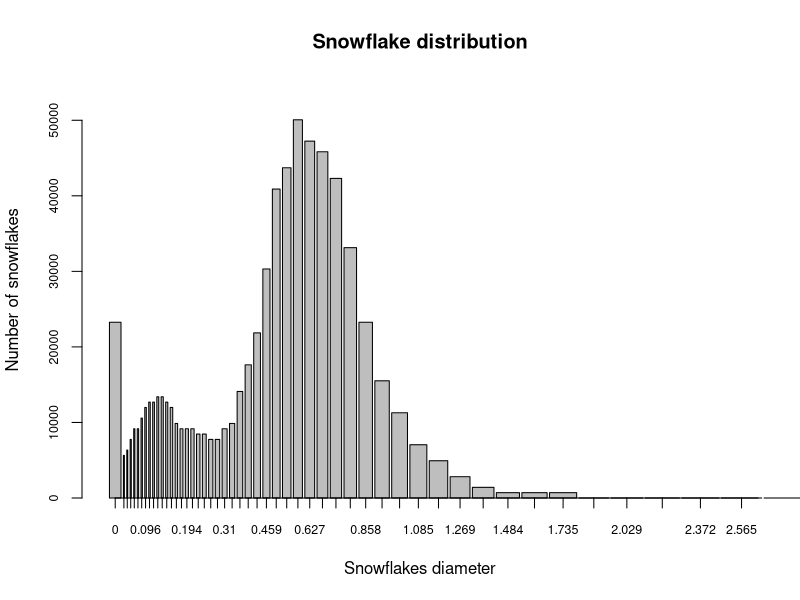
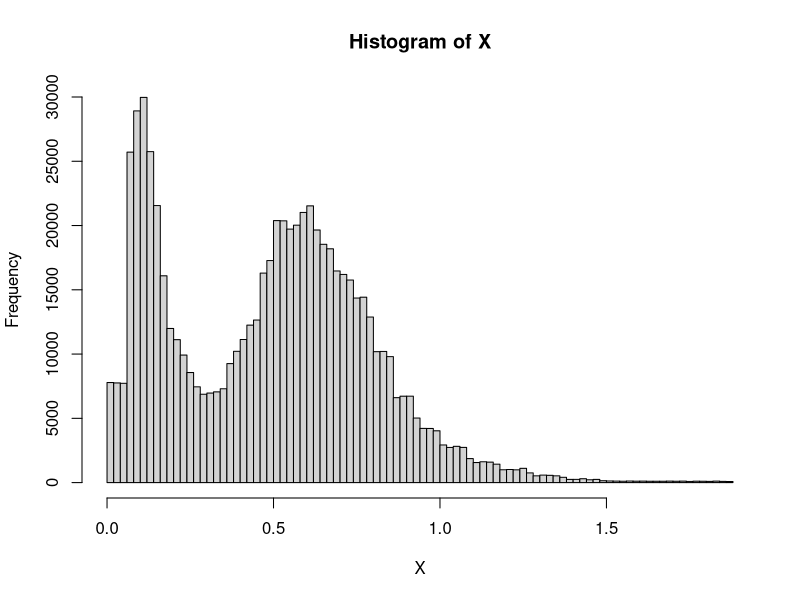
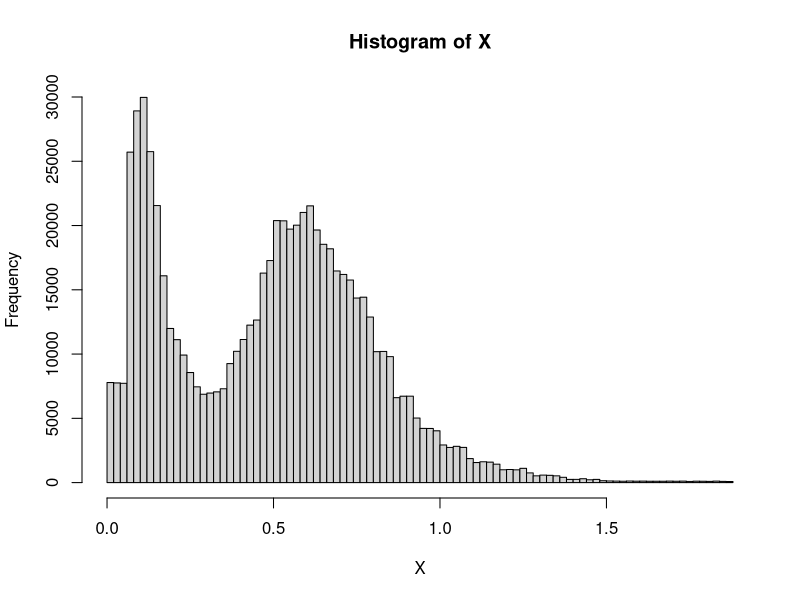
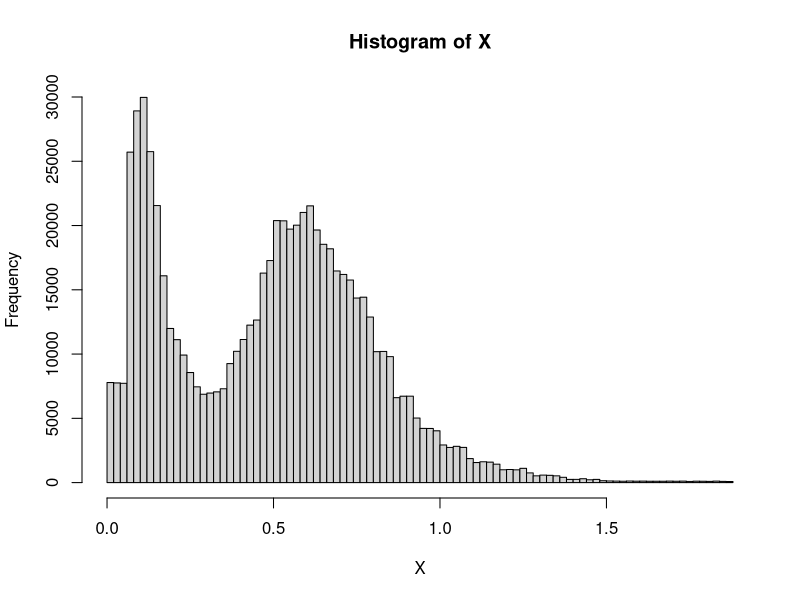
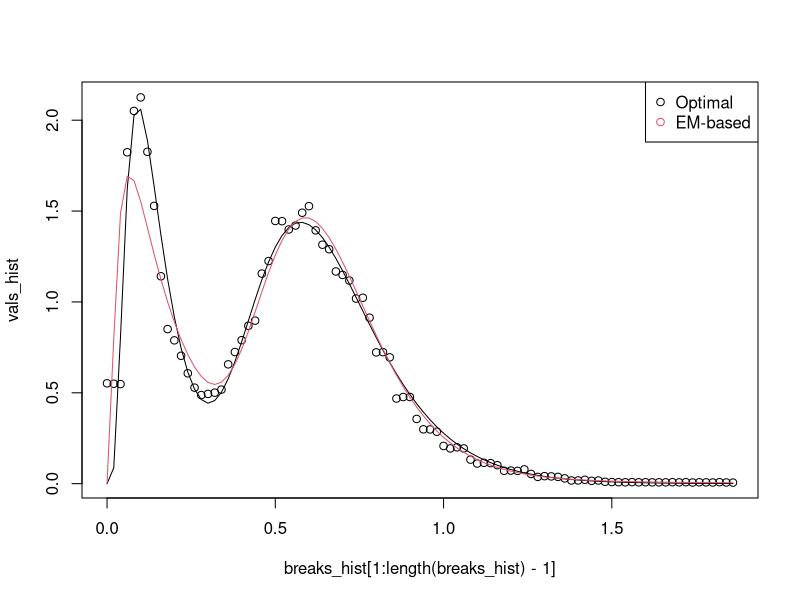

Source code (R) for these figures, in order: (Note: a time limit stopped this script after it produced the figures.)
library(readr)
snow_particles <- read_csv("1_snow_particles.csv")
n_bins <- length(snow_particles$startpoint)
snow_particles$endpoint[n_bins] <- snow_particles$endpoint[n_bins-1]+0.25

breakpoints <- c(snow_particles$startpoint[1],snow_particles$endpoint)

n_particules <- snow_particles$particles.detected[1] # 700k
snow_particles$n_snow_bin = round(0.01*snow_particles$particles.detected*snow_particles$retained....)

width <- rep(0,n_bins)
for (i in 1:n_bins){
  width[i] = snow_particles$endpoint[i]-snow_particles$startpoint[i]
}
bp <- barplot(height = snow_particles$n_snow_bin,
              width = width,
              xlim = c(breakpoints[1], breakpoints[length(breakpoints)]), 
              ylim = c(0, max(snow_particles$n_snow_bin) * 1.1), 
              xlab = "Snowflakes diameter", 
              ylab = "Number of snowflakes",
              main = "Snowflake distribution",
              cex.axis = 0.75,cex.names = 0.7)
axis(side=1, at =bp,label=snow_particles$startpoint,cex.axis = 0.75)


# Jittering

set.seed(42)
X = rep(0,n_particules)
count <- 0
for (i in 1:n_bins){
  if (snow_particles$n_snow_bin[i] != 0){
    start <- count+1
    end <- start+snow_particles$n_snow_bin[i]-1
    X[start:end] <- runif(snow_particles$n_snow_bin[i],snow_particles$startpoint[i],snow_particles$endpoint[i])
    count <- count + snow_particles$n_snow_bin[i]
  }else{
    print("done")
    print(i)
    break
  }
}

# check uniform dist for jittering
hist(X,breaks = 100)

################
# EM - algorithm
################

dmixnorm <- function(x, mu1, mu2, sigma1, sigma2, tau){
  y <- (1-tau)*dlnorm(x,meanlog=mu1,sdlog=sigma1) + tau*dlnorm(x,meanlog=mu2,sdlog=sigma2)
  return(y)
}

em_alg <- function(data){
  mu_1_hat = -2; # mean from the biggest bin - bump #1
  mu_2_hat = 0.1; # mean from the biggest bin - bump #2
  sigma_1_hat = 0.3;
  sigma_2_hat = 0.5;
  tau_hat = 0.6;
  N <- n_particules
  p <- dlnorm(data,meanlog=mu_2_hat,sdlog=sigma_2_hat)*tau_hat/dmixnorm(data,mu_1_hat, mu_2_hat, sigma_1_hat, sigma_2_hat, tau_hat)
  l_old <- Inf
  l <- sum((1-tau_hat)*dlnorm(data,meanlog=mu_1_hat,sdlog=sigma_1_hat) + tau_hat*dlnorm(data,meanlog=mu_2_hat,sdlog=sigma_2_hat))
  while (abs(l-l_old)>0.01){
    tau_hat <- sum(p)/N
    mu_1_hat <- sum((1-p)*log(data))/sum(1-p)
    mu_2_hat <- sum(p*log(data))/sum(p)
    sigma_1_hat <- sqrt(sum((1-p)*(log(data)-mu_1_hat)^2)/sum(1-p))
    sigma_2_hat <- sqrt(sum(p*(log(data)-mu_2_hat)^2)/sum(p))
    
    p <- dlnorm(data,meanlog=mu_2_hat,sdlog=sigma_2_hat)*tau_hat/dmixnorm(data, mu_1_hat, mu_2_hat, sigma_1_hat, sigma_2_hat, tau_hat)
    l_old <- l
    l <- sum((1-tau_hat)*dlnorm(data,meanlog=mu_1_hat,sdlog=sigma_1_hat) + tau_hat*dlnorm(data,meanlog=mu_2_hat,sdlog=sigma_2_hat))
  }
  return(c(mu_1_hat,mu_2_hat,sigma_1_hat,sigma_2_hat,tau_hat))
}

init_vals <- em_alg(X)
init_vals
##############
# Optimization
##############

# Functions to get neg_likelihood

# cdf of bilog_likelihood
pmixnorm <- function(x,mu1,mu2,sigma1,sigma2,tau){
  y <- (1-tau)*plnorm(x,meanlog=mu1,sdlog=sigma1) + tau*plnorm(x,meanlog=mu2,sdlog=sigma2)
  return(y)
}

neg_loglikelihood <- function(par,data){
  # par = mu1,mu2,sigma1,sigma2,tau
  mu1<- par[1]
  mu2 <- par[2]
  sigma1 <- par[3]
  sigma2 <- par[4]
  tau <- par[5]
  y <- 0
  for (i in 1:n_bins) { # data = snow_particles
    y <- y + data$n_snow_bin[i]*log(pmixnorm(data$endpoint[i],mu1,mu2,sigma1,sigma2,tau)-pmixnorm(data$startpoint[i],mu1,mu2,sigma1,sigma2,tau))
  }
  return(-y)
}

# optimizing from EM points
theta_hat <- optim(init_vals,neg_loglikelihood,data = snow_particles)

theta_hat$par

expected_val_1 <- exp(theta_hat$par[1]+theta_hat$par[3]^2/2)
print(expected_val_1)
expected_val_2 <- exp(theta_hat$par[2]+theta_hat$par[4]^2/2)
print(expected_val_2)
std_var_1 <- sqrt((exp(theta_hat$par[3]^2)-1)*exp(2*theta_hat$par[1]+theta_hat$par[3]^2))
print(std_var_1)
std_var_2 <- sqrt((exp(theta_hat$par[4]^2)-1)*exp(2*theta_hat$par[2]+theta_hat$par[4]^2))
print(std_var_2)
tau_opt <- theta_hat$par[5]
print(tau_opt)

##########
# Plotting
##########

vals_hist <- unlist(hist(X,breaks = 100)["density"])
breaks_hist <- unlist(hist(X,breaks = 100)["breaks"])
vals <- sapply(breaks_hist[1:length(breaks_hist)-1],dmixnorm,
               mu1=theta_hat$par[1], mu2=theta_hat$par[2], 
               sigma1=theta_hat$par[3], sigma2=theta_hat$par[4], 
               tau=theta_hat$par[5])

vals_em <- sapply(breaks_hist[1:length(breaks_hist)-1],dmixnorm,
                  mu1=init_vals[1], mu2=init_vals[2], 
                  sigma1=init_vals[3], sigma2=init_vals[4], 
                  tau=init_vals[5])
# PLOT EM VALS pdf
plot(breaks_hist[1:length(breaks_hist)-1],vals_hist)
lines(x=breaks_hist[1:length(breaks_hist)-1],y=vals,type="l")
lines(x=breaks_hist[1:length(breaks_hist)-1],y=vals_em,type="l",col=2)
legend("topright", legend = c("Optimal","EM-based"), col=1:2, pch=1) # optional legend

##################################
# LAST-STEP | Parametric bootstrap
##################################

# H_0 : diameters follow this bi-log normal distribution

# 1) Utiliser X jitter and resample uniformly from X_jitter - X^b_jit
# 2) refaire le dataset pour avoir les nouveaux binnings -> avoir les start et end pareil mais juste changer les # elems
# 3) Rerun the EM algorithm and the optimization step on the X^b_jit 
# donc le f^b est la nouvelle phi binned avec le X^b_jit comparé à l'autre partie
# 4) On récupère nos estimateurs lambda_b hat

# 5) on calcule T*_b comme le suprémum et on le stock dans un array de taille B
# - Repeat 1 to 5 B times
# compute p-val and check whether it is high enough

# Helper functions
count_bins <- function(X, data){
  counts <- rep(0,n_bins)
  for (i in 1:n_bins){
    start <- data$startpoint[i]
    end <- data$endpoint[i]
    counts[i] <- sum(start <= X & X <= end)
  }
  return(counts)
}

obj_func <- function(x, data) {
  Fn <- ecdf(data[[1]])(x)
  ecdf_diff <- abs(Fn - pmixnorm(x,mu1=data[[2]]$par[1],mu2=data[[2]]$par[2],sigma1=data[[2]]$par[3],sigma2=data[[2]]$par[4],tau=data[[2]]$par[5]))
  return(-ecdf_diff) # maximize the absolute difference
}

B <- 15
data <- snow_particles[c("startpoint","endpoint","n_snow_bin")]
T_list <- numeric(B)
for (b in 1:B) {
  # 1) Resampling from jittering
  X_b <- sample(X,n_particules,replace = T)
  
  # 2) Recreating the binning dataset
  
  counts <- count_bins(X_b,data)
  data$n_snow_bin = counts
  
  # 3) Re-running the em algorithm 
  init_val_X_b <- em_alg(X_b)
  print(b)
  # 4) Getting the best param estimators by optimizing the new neg_loglikelihood
  opt_X_b <- optim(init_val_X_b,neg_loglikelihood,data=data)
  print(opt_X_b)
  # 5) Computing T*
  opt_result <- optimize(obj_func, interval =c(0,snow_particles$endpoint[n_bins]), data = list(X,opt_X_b))
  T_list[b] <- -opt_result$objective
}
T_list
